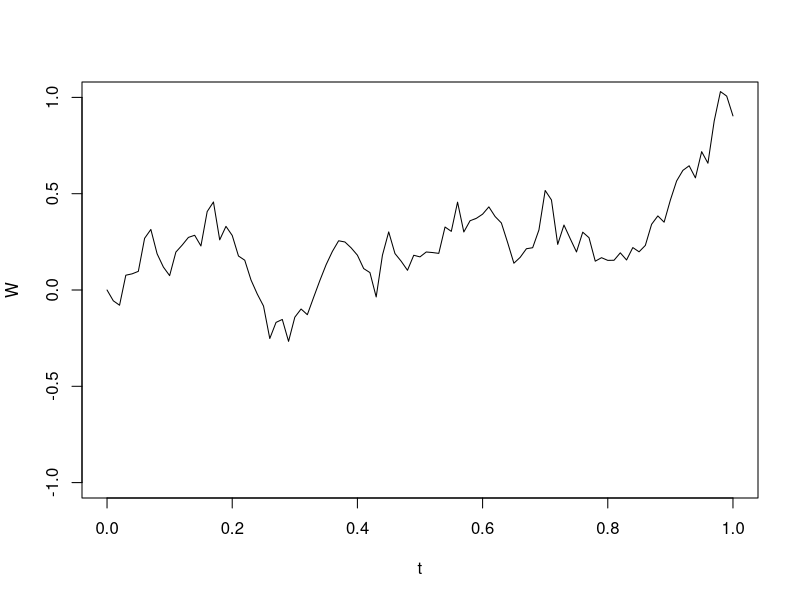

This chart was generated by the following R code:
#' ---
#' title: "Wiener process by definition"
#' author: "Vitaliy Pozdnyakov"
#' date: "January 2020"
#' output: pdf_document
#' ---

#' $$W(t + \Delta t) = W(t) + \sqrt n z$$
#' where $z$ is a realization from $Z \sim N(0, 1)$

set.seed(123)
N <- 100
T <- 1
Delta <- T/N
W <- numeric(N+1)
t <- seq(0,T, length=N+1)
for(i in 2:(N+1))
  W[i] <- W[i-1] + rnorm(1) * sqrt(Delta)
plot(t,W, type="l", ylim=c(-1,1))
